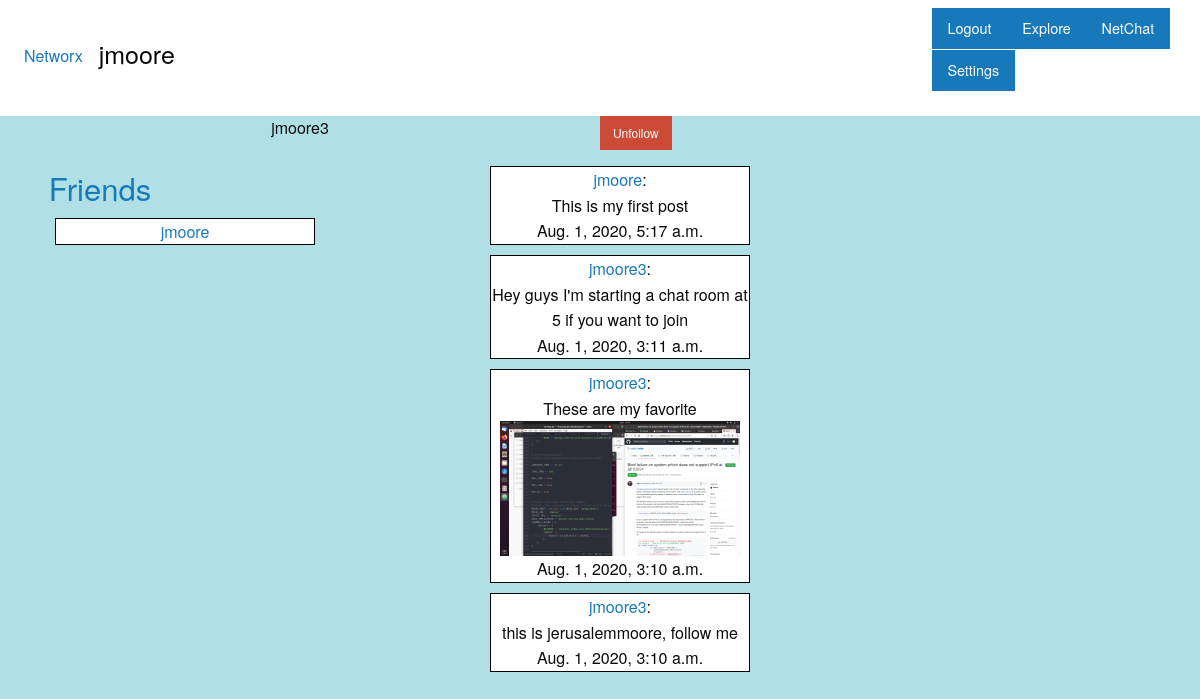
The page /24/ (signed in) on the database its author committed.
### myapp/models.py (models this page shows)
class PostModel(models.Model):
    user = models.ForeignKey(User, on_delete=models.CASCADE, default=None)
    content = models.CharField(max_length=160)
    image = models.ImageField(upload_to='profile_image', blank=True, null=True)
    timeCreated = models.DateTimeField(auto_now_add=True)
    updated_at = models.DateTimeField(auto_now=True)
    def __str__(self):
        return self.content

### myapp/views.py (the view)
# urls.py: path('<int:id>/', views.userView),
def userView(request, id):
    li = models.PostModel.objects.all()#list of posts from guest user
    guestUser = models.User.objects.filter(id=id)[0]
    friend, created = models.Friend.objects.get_or_create(currentUser=request.user)
    friends = friend.users.all()
    guestFriend, created = models.Friend.objects.get_or_create(currentUser=guestUser)
    guestFriends = guestFriend.users.all()
    context = {
    "userPosts":li,
    "guestFriends": guestFriends,
    "guestUser":guestUser,
    "friends": friends,
    }
    if request.user.id == id:
        return redirect("/home/")
    else:
        return render(request,"userPage.html", context=context)

### myapp/templates/userPage.html (shortened to what this page needs)
{% extends "base.html" %}
{% load static %}
{% block topBar %}
<body>
  <div class=" columns small-12 medium-3">
    <div class="top-bar">
      <div class="top-bar-left">
        <ul class="dropdown menu" data-dropdown-menu>
          <li>
            <a href="/home">Networx</a>
          </li>
          <li>
            <h4>{{user.username}}</h4>
          </li>
        </ul>
      </div>
      <div class="top-bar-right">
        <ul class="button-group even-4">
          <li id="buttonItem">
            <a href="/login" class="button">Logout</a>
          </li>
          <li id="buttonItem">
            <a href="/explore" class="button">Explore</a>
          </li>
          <li id="buttonItem">
            <a href="/chat" class="button">NetChat</a>
          </li>
          <li id="buttonItem">
            <a href="/settings" class="button">Settings</a>
          </li>
      </div>
    </div>
  </div>
{% endblock %}
{% block body %}
<div class="grid-x">
  <div class="cell small-6">{{guestUser.username}}</div>
  {% if guestUser in friends %}
  <div class="row">
  <a href="/{{guestUser.id}}/remove">
  <button type="button" class="alert button small">Unfollow</button>
  </a>
</div>
  {% else %}
  <div class="row">
  <a href="/{{guestUser.id}}/add">
  <button type="button" class="success button small">Follow</button>
  </a>
</div>
  {% endif %}
</div>
<div class="grid-container fluid">
  <div class="grid-x grid-margin-x">
    <div class="cell small-2 ">
      <a href="/friends/{{guestUser.id}}">
      <h3> Friends </h3>
      </a>
      {% for friend in guestFriends %}
      <ul>
        {% if friend == user %}
        <li id="postItem">
          <div class="row">
          <a href="/{{friend.id}}/">{{ friend.username}}</a>
          </div>
        </li>
        {% endif %}
      </ul>
      {% endfor %}
    </div>
  <div class="cell small-8">
  {% for post in userPosts reversed %}
    <ul>
      {% if post.user in guestFriends %}
      <li id="postItem">
        <div class="row">
          <a href="/{{post.user.id}}/">{{post.user}}</a>:
        </div>
          {{post}}
        <div class="row">
          {{post.timeCreated}}
        </div>
      </li>
    </ul>
      {% elif post.user == guestUser %}
      <li id="postItem">
        <div class="row">
          <a href="/{{post.user.id}}/">{{post.user}}</a>:
        </div>
          {{post}}
          {% if post.image %}
           <a href="{{post.image.url}}">
           <img src="{{post.image.url}}" width="240">
           </a>
           {% endif %}
        <div class="row">
          {{post.timeCreated}}
        </div>
      </li>
      {% endif %}
    </ul>
  {% endfor %}
</div>
</div>
</div>
{% endblock %}

### myapp/templates/base.html (style rules this page uses)
body { background:powderblue; }
#postItem { word-break: break-word; margin:0 0 10px 0; background-color: white; list-style-type: none; border: 1px solid black; border-spacing: 100px }
#buttonItem { list-style-type:none; }

### myapp/templates/userPage.html (style rules this page uses)
body { background:powderblue; }
#postItem { word-break: break-word; margin:0 0 10px 0; background-color: white; list-style-type: none; border: 1px solid black; border-spacing: 100px }
#buttonItem { list-style-type:none; }

### rows shown on the page
PostModel: user "jmoore", content "This is my first post", timeCreated "Aug. 1, 2020, 5:17 a.m."
PostModel: user "jmoore3", content "Hey guys I'm starting a chat room at 5 if you want to join", timeCreated "Aug. 1, 2020, 3:11 a.m."
PostModel: user "jmoore3", content "These are my favorite", image (picture), timeCreated "Aug. 1, 2020, 3:10 a.m."
PostModel: user "jmoore3", content "this is jerusalemmoore, follow me", timeCreated "Aug. 1, 2020, 3:10 a.m."

### other values the page prints
{{ user.username }} "jmoore"
{{ guestUser.username }} "jmoore3"
{{ friend.username }} "jmoore"
